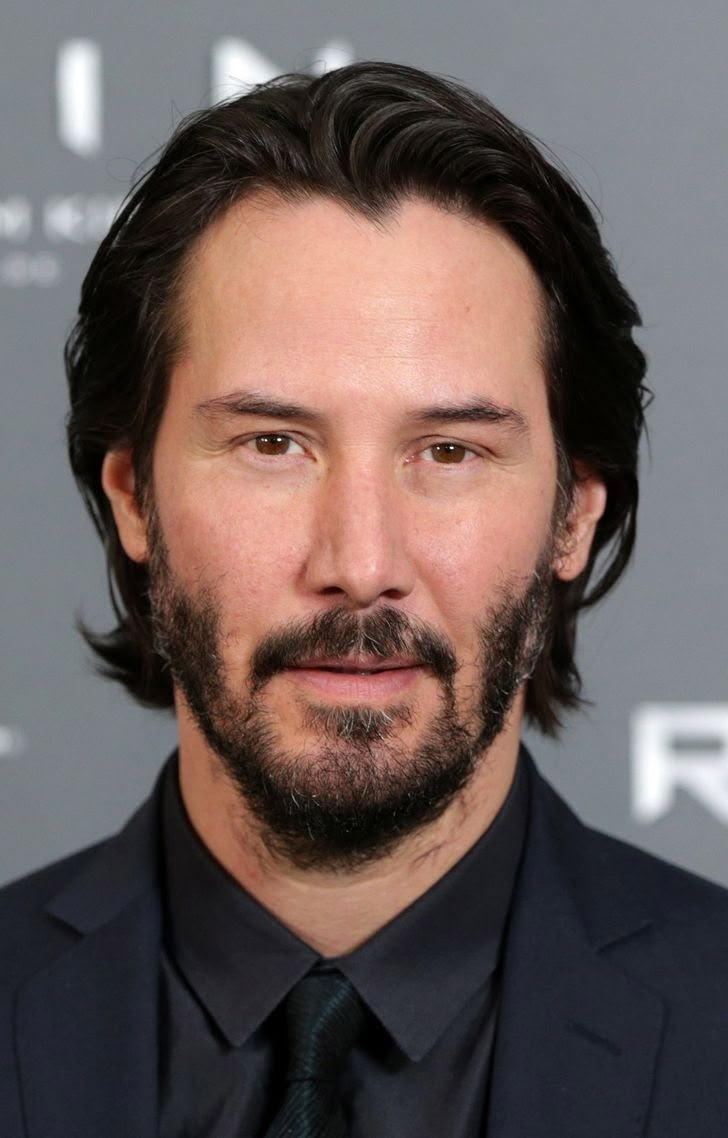
#> input picture face1.png, 728 x 1138 px, given in place of face1.jpg, which was not available
$ python script.py
#> lines starting #> are read from the running program, lines starting #| are printed output that depends on the picture; after the words box and inside, x2 and y2 are one past the last pixel; in counts of white or black regions, pixels touching at a corner belong together; pictures that were not available may be replaced by others from this repository, and a replacement may not be noted
#> further down, image is the input picture: shape (1138, 728, 3); mean B, G, R 88.9, 91.4, 105.3
import cv2
import numpy as np
import random
import math

def generate_string_art(image, nails=300, threads=5000, debug=False):
    # 1. Подготовка изображения
#> called with nails = 10000, threads = 20000, debug = True
    gray = cv2.cvtColor(image, cv2.COLOR_BGR2GRAY)
    blurred = cv2.GaussianBlur(gray, (5,5), 0)

    # 2. Создание контурного рисунка для гвоздиков
    edges = cv2.Canny(blurred, 50, 150)
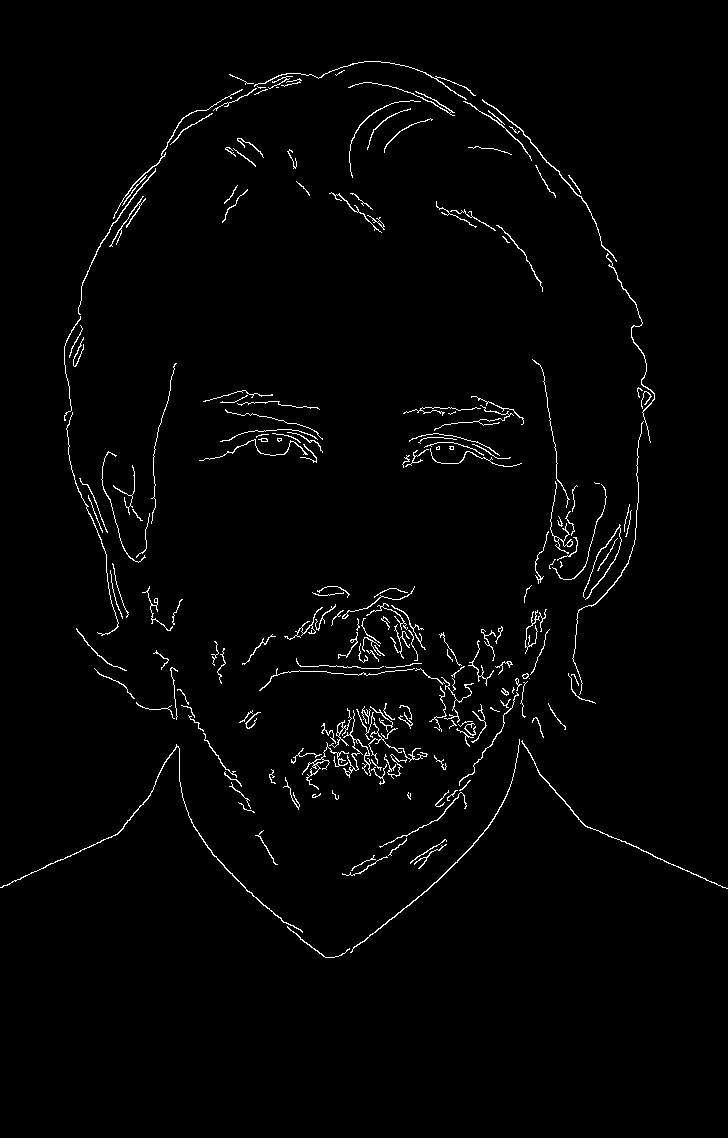
#> edges: shape (1138, 728); 1.8% white in thin lines or dots, all inside (x1, y1, x2, y2) = (0, 61, 728, 958)
    contours, _ = cv2.findContours(edges, cv2.RETR_LIST, cv2.CHAIN_APPROX_SIMPLE)
#> contours = 229 contours, 176 with area under 20; largest, box (x1, y1, x2, y2) and area: (0, 744, 303, 933) 172, (350, 739, 520, 953) 134, (482, 99, 617, 262) 111, (521, 740, 728, 889) 104, (302, 742, 349, 790) 92

    # 3. Выбор точек-гвоздиков по контуру
    nail_points = []
    for cnt in contours:
        step = max(1, len(cnt)//nails)
        for i in range(0, len(cnt), step):
            nail_points.append(tuple(cnt[i][0]))
#> this loop made 229 passes
#> cnt on pass 23: [[308, 763], [309, 762], [310, 763], [309, 764]]
#> after the loop, nail_points = 13207 pairs, first value 0 to 727, second value 61 to 957

    # Если точек мало, добавляем случайные
    while len(nail_points) < nails:
        x = random.randint(0, gray.shape[1]-1)
        y = random.randint(0, gray.shape[0]-1)
        nail_points.append((x,y))
#> this loop made 0 passes

    nail_points = nail_points[:nails]
#> nail_points = 10000 pairs, first value 0 to 727, second value 363 to 957

    # 4. Создание доски для стринг-арта
    board = np.ones_like(image) * 255
    brightness_map = np.zeros(gray.shape, dtype=np.float32)

    # 5. Имитация натяжения нитей (без tqdm)
    print("Создание стринг-арта...")
    for iteration in range(threads):
        # Выбираем две случайные точки
        i, j = random.sample(range(len(nail_points)), 2)
        pt1, pt2 = nail_points[i], nail_points[j]

        # Создаем маску линии
        line_mask = np.zeros_like(gray)
        cv2.line(line_mask, pt1, pt2, 255, 1)

        # Средняя яркость под линией
        line_brightness = cv2.mean(gray, mask=line_mask)[0]

        # Обновляем карту яркости
        cv2.line(brightness_map, pt1, pt2, line_brightness, 1, lineType=cv2.LINE_AA)

        # Промежуточная визуализация
        if debug and iteration % 500 == 0:
            display = board.copy()
            norm_brightness = cv2.normalize(brightness_map, None, 0, 255, cv2.NORM_MINMAX)
            display = cv2.addWeighted(display, 0.7,
                                    cv2.cvtColor(norm_brightness.astype(np.uint8), cv2.COLOR_GRAY2BGR),
                                    0.3, 0)
            cv2.imshow("Progress", display)
            cv2.waitKey(1)

        # Простой прогресс-бар в консоли
        if iteration % (threads//10) == 0:
            print(f"Прогресс: {iteration*100//threads}%")
#> this loop made 20000 passes
#> (i, j, pt1, pt2, line_brightness) on passes 1 to 3: (6311, 6890, (174, 623), (545, 541), 137.7), (663, 4242, (298, 808), (524, 678), 80.04), (8376, 7961, (225, 454), (115, 522), 132.7)
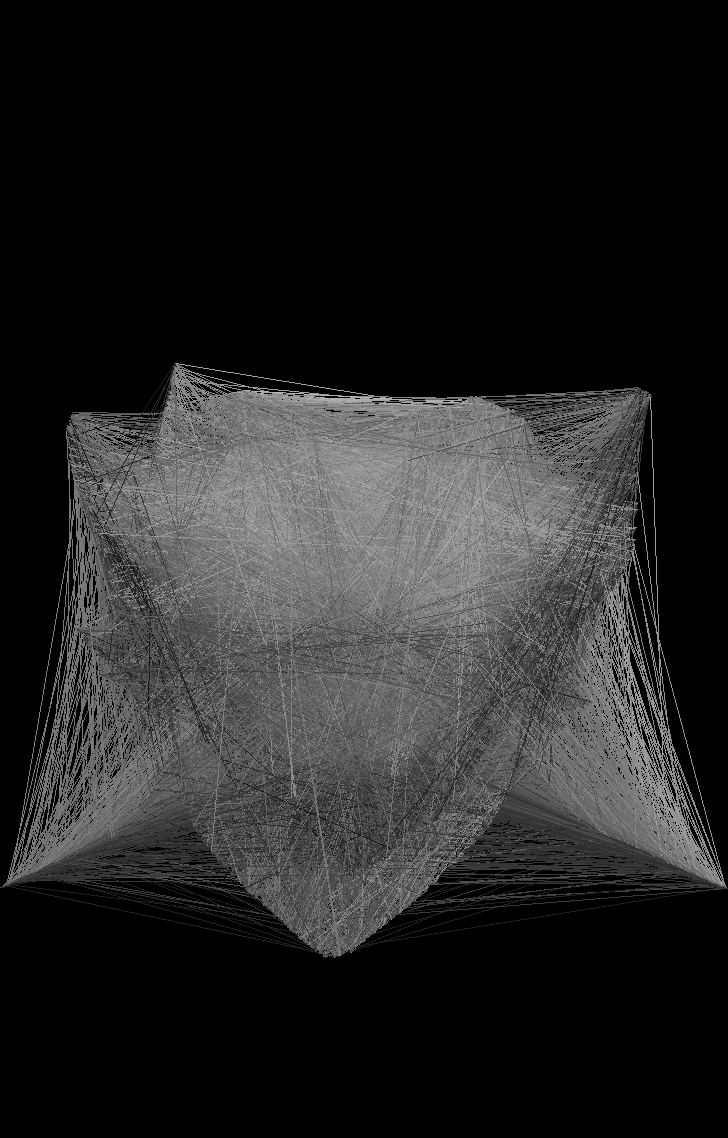
#> brightness_map: shape (1138, 728) float32; min 0, max 179.3, mean 36.2
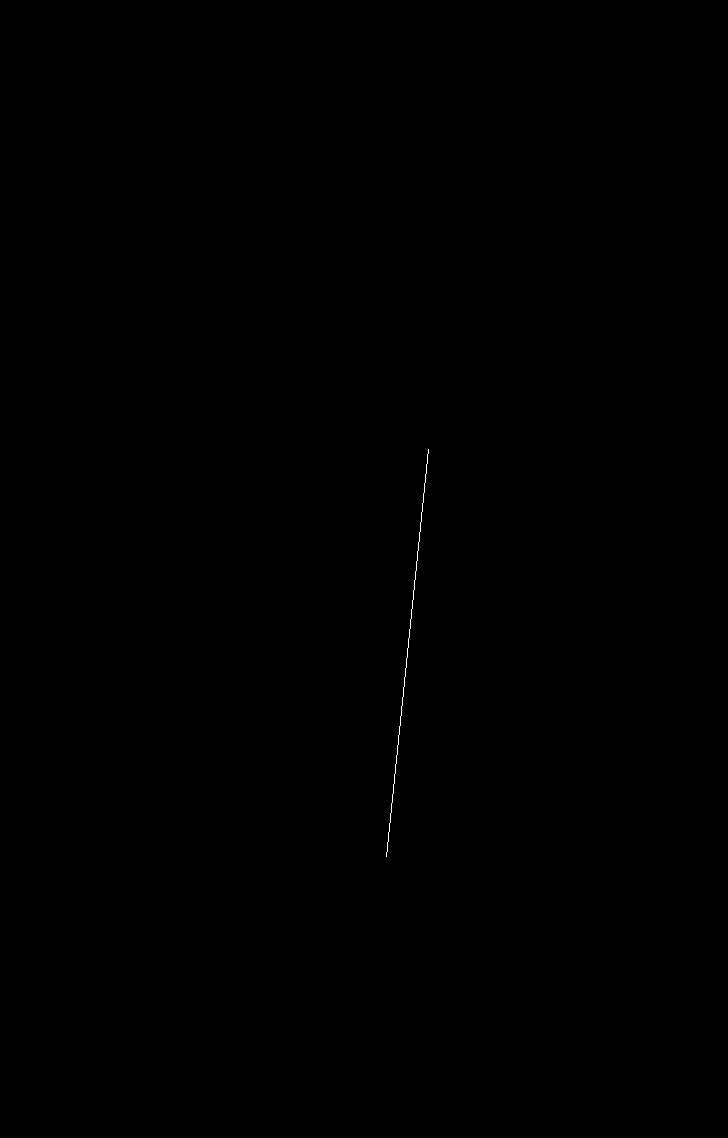
#> line_mask: shape (1138, 728); 0.05% white in thin lines or dots, all inside (x1, y1, x2, y2) = (386, 449, 429, 857)

    # 6. Финальная визуализация
    norm_brightness = cv2.normalize(brightness_map, None, 0, 255, cv2.NORM_MINMAX)
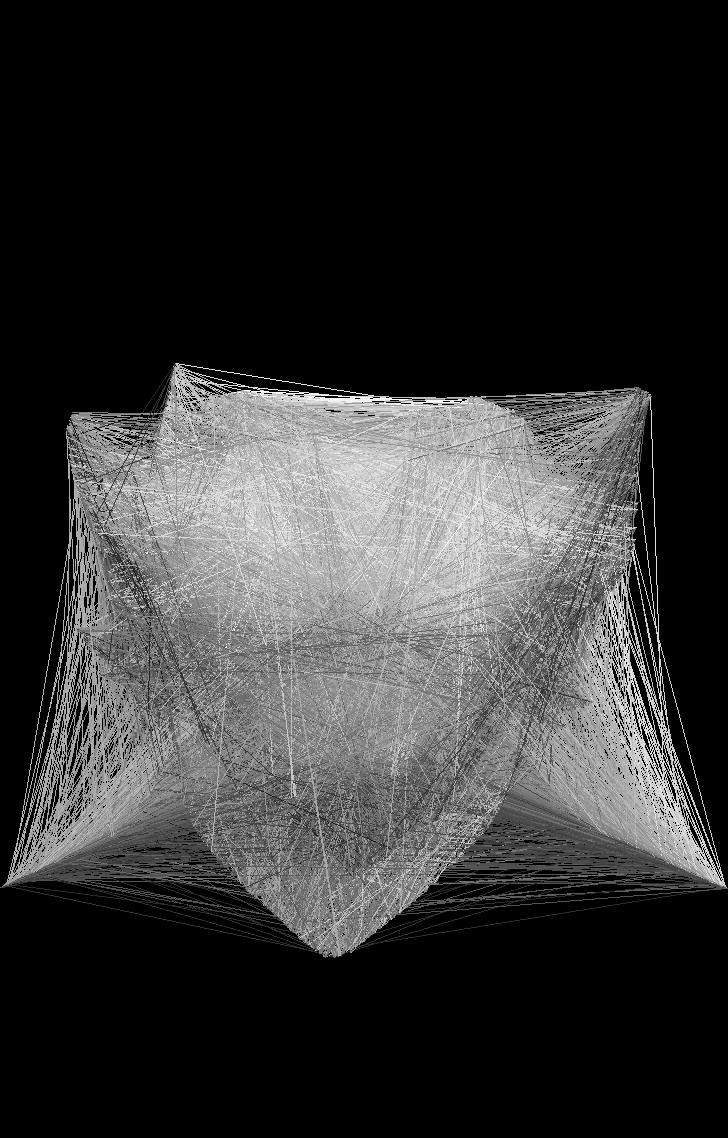
#> norm_brightness: shape (1138, 728) float32; min 0, max 255, mean 51.5
    result = cv2.addWeighted(board, 0.7,
                           cv2.cvtColor(norm_brightness.astype(np.uint8), cv2.COLOR_GRAY2BGR),
                           0.3, 0)
#> board: shape (1138, 728, 3); every value is 255

    # 7. Добавляем точки-гвоздики
    for pt in nail_points:
        cv2.circle(result, pt, 2, (50,50,50), -1)
#> this loop made 10000 passes
#> pt on passes 1 to 3: (287, 926), (287, 927), (290, 930)
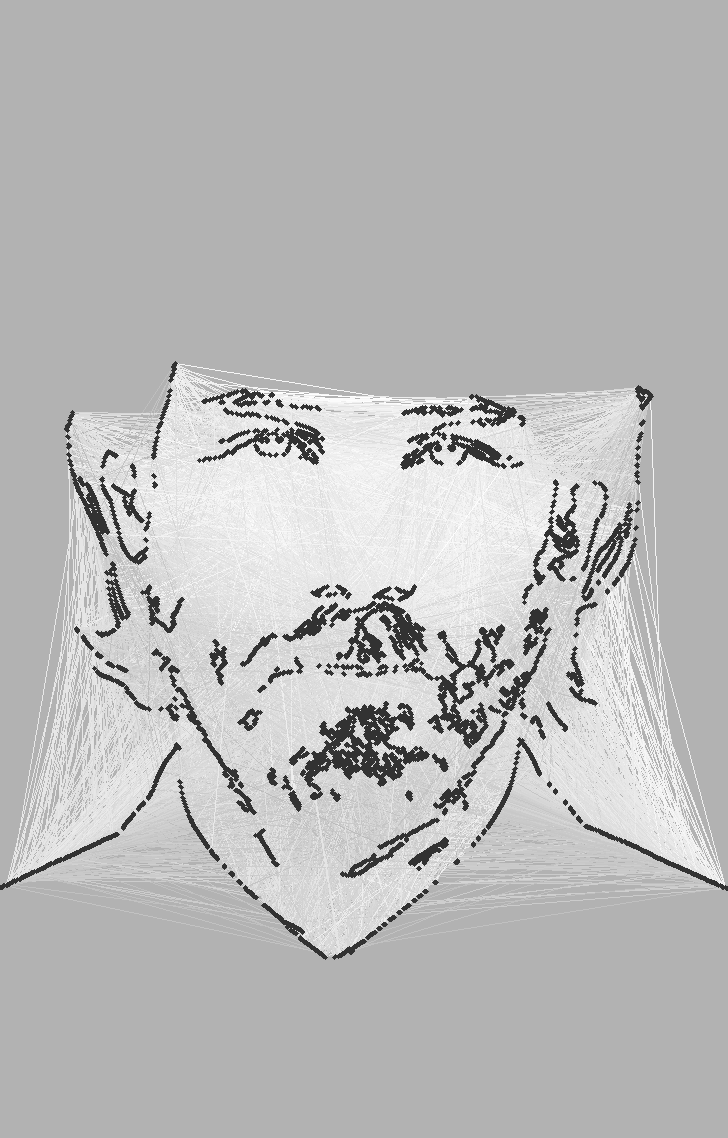
#> result: shape (1138, 728, 3); min 50, max 255, mean 185.7

    print("Готово!")
    return result

# Загрузка и обработка
image = cv2.imread('face1.jpg')
if image is not None:
    art = generate_string_art(image, nails=10000, threads=20000, debug=True)
    cv2.imwrite("string_art_result.jpg", art)
    cv2.imshow("String Art Result", art)
    cv2.waitKey(0)
    cv2.destroyAllWindows()
else:
    print("Ошибка загрузки изображения")
